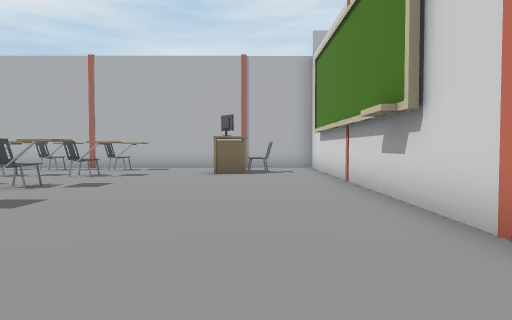
view 1 (above)

24 first-person views from a walk through a scene from a Unity 3-D project. The camera is 1.4 m above the floor, tilts 2° down and sees 70° across. The floor is counted in squares, 1.8 m on a side. Each view is taken from the middle of a square. On the plan, view 1 faces up. The plan holds only what a view shows up to about 12 squares ahead; the rest is blank. The place goes on beyond the plan. The player is left out. Some animated figures are not drawn.

view 2
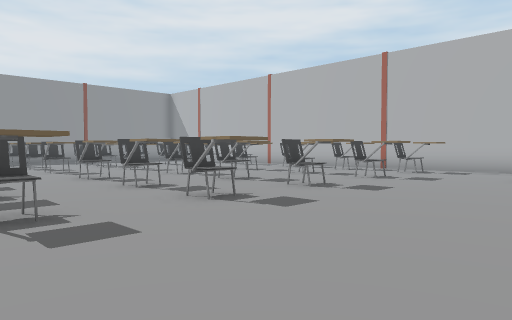

view 3
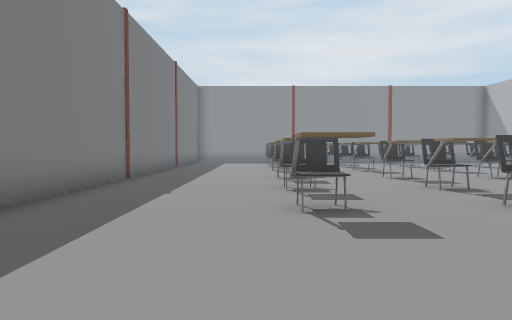

view 4
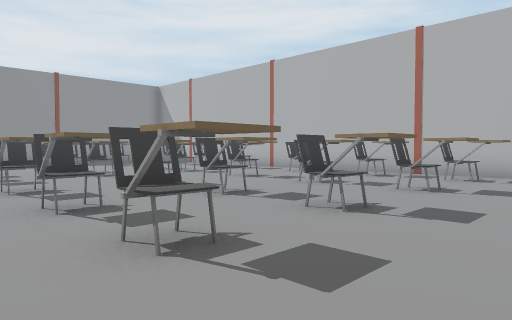

view 5
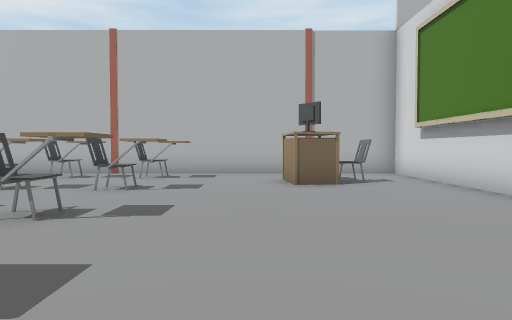

view 6
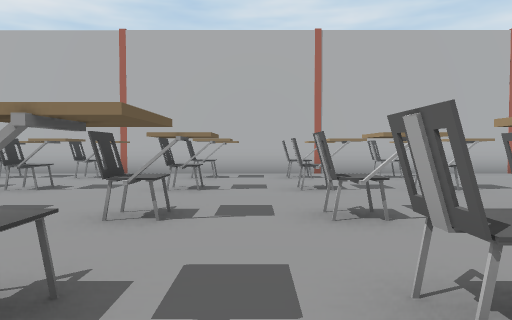

view 7
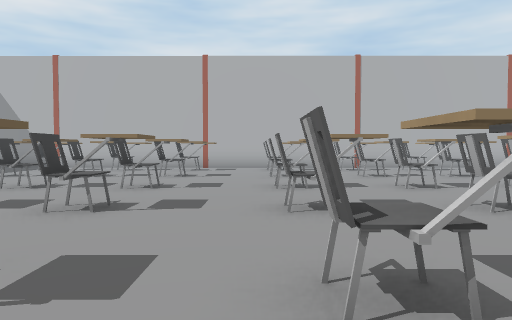

view 8
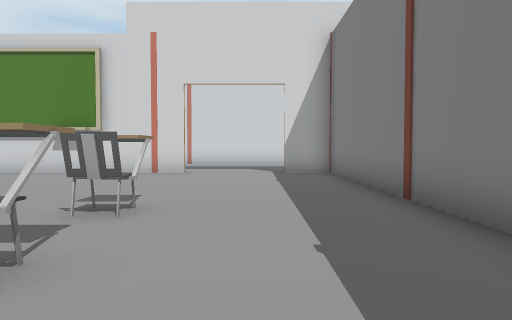

view 9
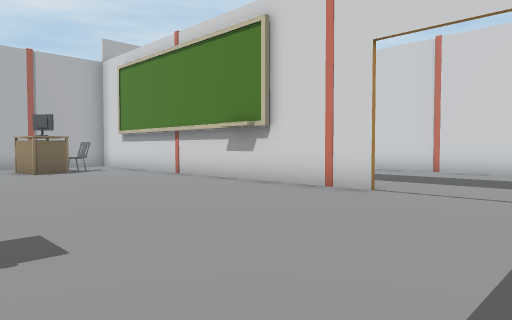

view 10
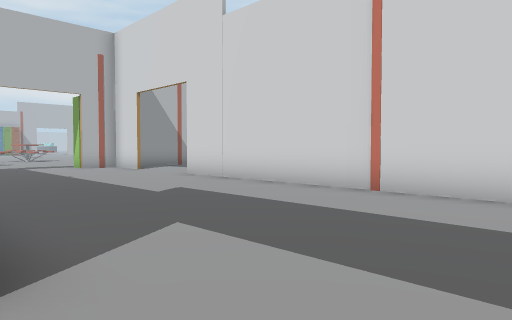

view 11
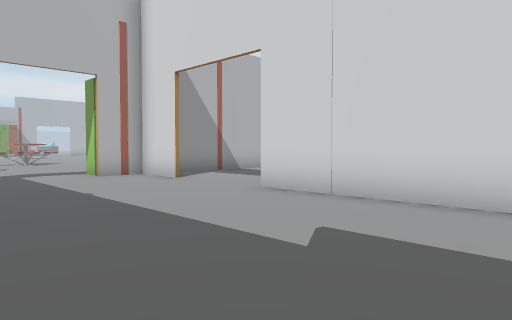

view 12
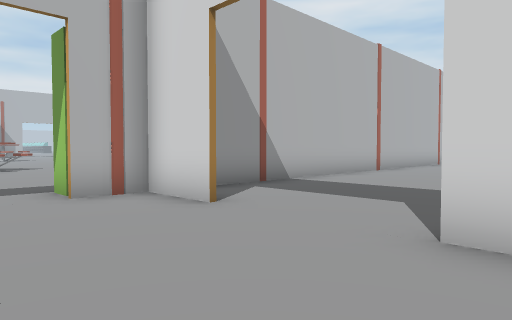

view 13
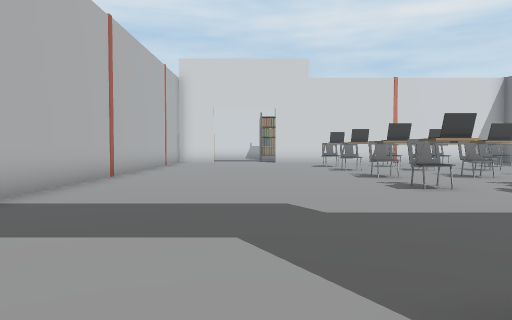

view 14
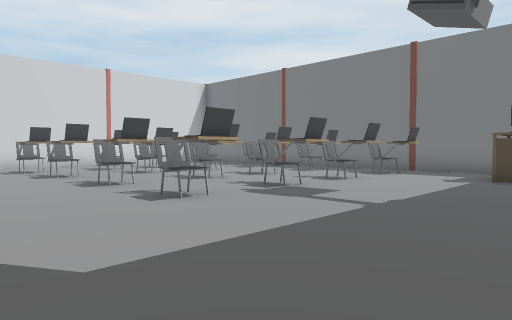

view 15
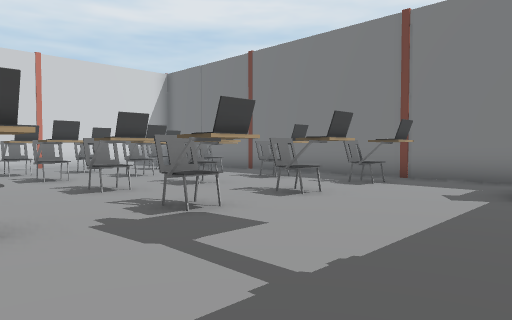

view 16
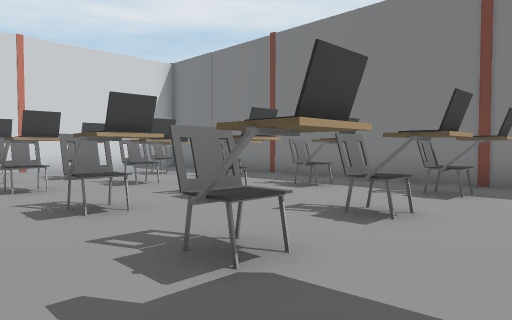

view 17
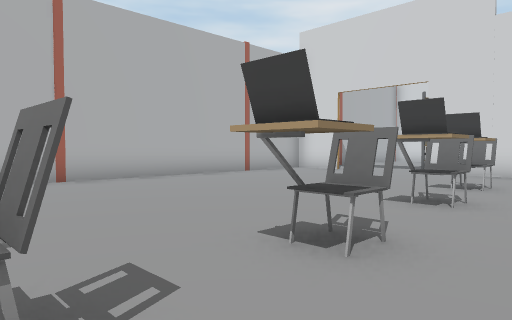

view 18
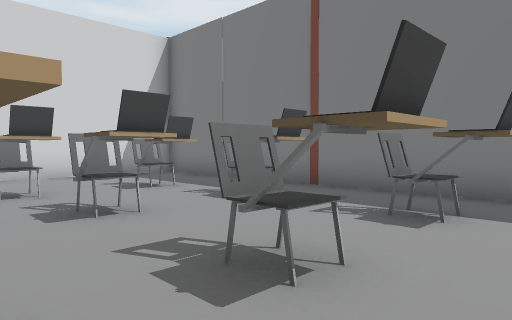

view 19
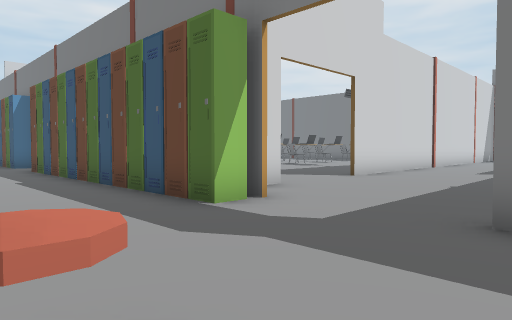

view 20
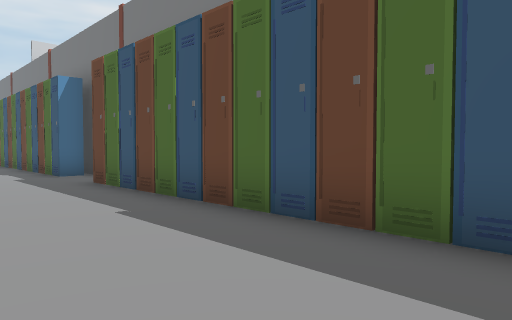

view 21
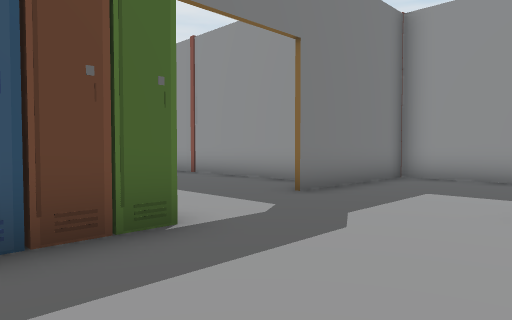

view 22
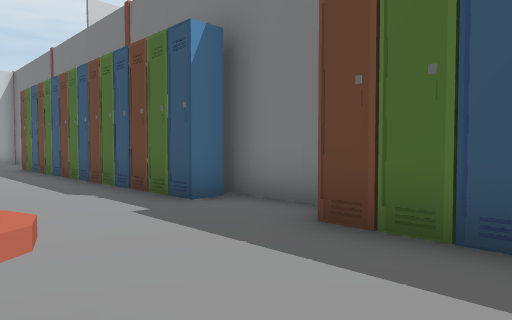

view 23
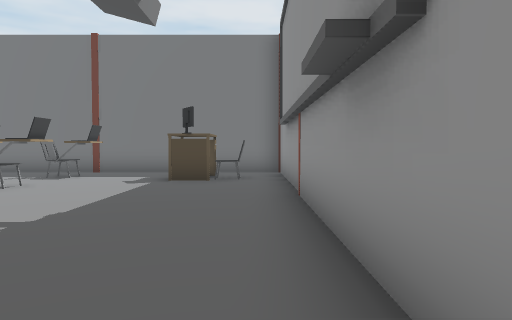

view 24
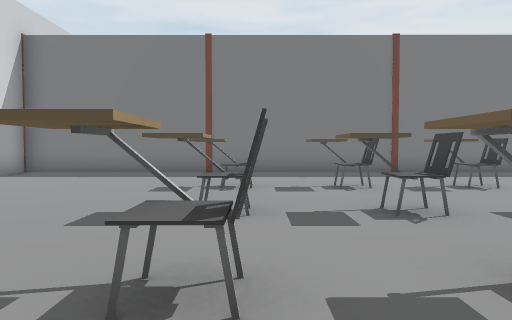

### Floor plan
Points are (right, up) in squares from view 1. A wall is a line through its corners. A room is listed if a view was taken in it or the views show most of it. See-through windows are left out.
Room 1 (views 1, 2, 3, 4, 5, 6, 7, 8, 9, 24)
walls: (2.1, 2.1) (2.1, 13.8) (-12.4, 13.8); (-12.5, -2.3) (2.1, -2.3) (2.1, -0.9)
ways out: opening at (2, 0.5) to room 2
objects: chair (-12, 2); chair (-12, 4) to (-12, 5); chair (-12, 7); chair (-12, 10); chair (-12, 12) to (-12, 13); chair (-10, 2) to (-9, 2); chair (-10, 4) to (-9, 5); chair (-10, 7) to (-9, 7); chair (-10, 10) to (-9, 10); chair (-10, 12) to (-9, 13); chair (-7, 2) to (-6, 2); chair (-7, 4) to (-6, 5); chair (-7, 7) to (-6, 7); chair (-7, 10) to (-6, 10); chair (-7, 12) to (-6, 13); chair (-5, 2) to (-4, 2); chair (-5, 4) to (-4, 5); chair (-5, 7) to (-4, 7); chair (-5, 10) to (-4, 10); chair (-5, 12) to (-4, 13); table (-1, 11) to (-1, 12); chair (0, 11)
Room 2 (views 10, 11, 12, 13, 14, 15, 16, 17, 18, 19, 20, 21, 22, 23)
walls: (8.3, 8.1) (8.3, -2); (8.2, 12) (8.2, 13.9); (16.9, 13.9) (19.4, 13.9); (8.2, 1) (8.2, 9.1); (2.2, 12.6) (2.2, 7.8); (8.1, -2.3) (22.5, -2.3); (21.5, 13.8) (6.9, 13.8); (-0.4, 16.4) (-0.4, 13.9) (3.9, 13.9)
ways out: opening at (2, 0.5) to room 1
objects: table (4, 18); locker (7, 15); locker (8, 15); locker (9, 15); table (10, -1) to (11, 0); chair (10, 0); locker (10, 15); locker (11, 15); locker (12, 15); chair (13, -1) to (14, 0); chair (13, 2) to (14, 2); laptop (13, 4) to (14, 4); chair (13, 6) to (14, 7); locker (13, 15); locker (14, 15); locker (15, 15); table (15, 18); laptop (16, 0); laptop (16, 2); laptop (16, 4); laptop (16, 6) to (16, 7); locker (16, 15); chair (17, 0); chair (17, 2); chair (17, 4); chair (17, 7); laptop (19, 0); laptop (19, 2); laptop (19, 4); laptop (19, 7); locker (19, 15); chair (20, 0); chair (20, 2); chair (20, 4); chair (20, 7); locker (20, 15); laptop (21, 0); laptop (21, 2) to (21, 3); laptop (21, 4) to (21, 5); laptop (21, 7); locker (21, 15); chair (22, 0); chair (22, 3); chair (22, 4) to (22, 5); chair (22, 7); other object (22, 14); locker (22, 15)

Where each view was taken, in squares from view 1:
view 1: 0 up, 0 right, facing up
view 2: 1 up, 0 right, facing up-left
view 3: 1 up, 0 right, facing left
view 4: 3 up, 2 left, facing up-left
view 5: 3 up, 2 left, facing up
view 6: 3 up, 8 left, facing up
view 7: 0 up, 10 left, facing up
view 8: 0 up, 9 left, facing right
view 9: 1 down, 4 left, facing up-right
view 10: 0 up, 2 right, facing up-right
view 11: 4 up, 3 right, facing up-right
view 12: 8 up, 5 right, facing up-right
view 13: 10 up, 7 right, facing right
view 14: 10 up, 9 right, facing down-right
view 15: 7 up, 10 right, facing down-right
view 16: 6 up, 12 right, facing down-right
view 17: 5 up, 14 right, facing up-right
view 18: 4 up, 15 right, facing down-right
view 19: 18 up, 3 right, facing down-right
view 20: 18 up, 8 right, facing down-right
view 21: 18 up, 9 right, facing down-left
view 22: 18 up, 14 right, facing down-right
view 23: 9 up, 9 right, facing down
view 24: 9 up, 5 left, facing down
